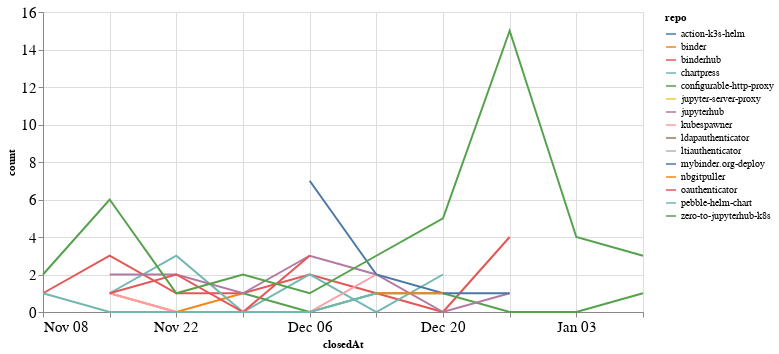

Source (notebook cell):
### Code cell
closed_by_time = closed_by.groupby('repo').resample('W', on='closedAt').count()['author'].reset_index()
closed_by_time = closed_by_time.rename(columns={'author': 'count'})

alt.Chart(closed_by_time, width=600).mark_line().encode(
    x='closedAt',
    y='count',
    color='repo',
    tooltip="repo"
)

### Figure 1 — Vega-Lite specification as saved in the notebook (floating-point values rounded to 4 significant figures)
{"config": {"axisLeft": {"labelFontSize": 15}, "axisBottom": {"labelFontSize": 15}}, "data": {"name": "data-fd17fe127480139bdfeb04821448e630"}, "mark": "line", "encoding": {"color": {"type": "nominal", "field": "repo"}, "tooltip": {"type": "nominal", "field": "repo"}, "x": {"type": "temporal", "field": "closedAt"}, "y": {"type": "quantitative", "field": "count"}}, "width": 600, "$schema": "https://vega.github.io/schema/vega-lite/v4.8.1.json", "datasets": {"data-fd17fe127480139bdfeb04821448e630": [{"repo": "action-k3s-helm", "closedAt": "2021-01-03T00:00:00", "count": 4}, {"repo": "binder", "closedAt": "2020-11-15T00:00:00", "count": 1}, {"repo": "binder", "closedAt": "2020-11-22T00:00:00", "count": 0}, {"repo": "binder", "closedAt": "2020-11-29T00:00:00", "count": 1}, {"repo": "binderhub", "closedAt": "2020-11-08T00:00:00", "count": 1}, {"repo": "binderhub", "closedAt": "2020-11-15T00:00:00", "count": 3}, {"repo": "binderhub", "closedAt": "2020-11-22T00:00:00", "count": 1}, {"repo": "binderhub", "closedAt": "2020-11-29T00:00:00", "count": 1}, {"repo": "binderhub", "closedAt": "2020-12-06T00:00:00", "count": 2}, {"repo": "binderhub", "closedAt": "2020-12-13T00:00:00", "count": 1}, {"repo": "binderhub", "closedAt": "2020-12-20T00:00:00", "count": 0}, {"repo": "binderhub", "closedAt": "2020-12-27T00:00:00", "count": 4}, {"repo": "chartpress", "closedAt": "2020-11-15T00:00:00", "count": 1}, {"repo": "chartpress", "closedAt": "2020-11-22T00:00:00", "count": 3}, {"repo": "chartpress", "closedAt": "2020-11-29T00:00:00", "count": 0}, {"repo": "chartpress", "closedAt": "2020-12-06T00:00:00", "count": 2}, {"repo": "chartpress", "closedAt": "2020-12-13T00:00:00", "count": 0}, {"repo": "chartpress", "closedAt": "2020-12-20T00:00:00", "count": 2}, {"repo": "configurable-http-proxy", "closedAt": "2020-11-29T00:00:00", "count": 1}, {"repo": "configurable-http-proxy", "closedAt": "2020-12-06T00:00:00", "count": 0}, {"repo": "configurable-http-proxy", "closedAt": "2020-12-13T00:00:00", "count": 1}, {"repo": "configurable-http-proxy", "closedAt": "2020-12-20T00:00:00", "count": 1}, {"repo": "configurable-http-proxy", "closedAt": "2020-12-27T00:00:00", "count": 0}, {"repo": "configurable-http-proxy", "closedAt": "2021-01-03T00:00:00", "count": 0}, {"repo": "configurable-http-proxy", "closedAt": "2021-01-10T00:00:00", "count": 1}, {"repo": "jupyter-server-proxy", "closedAt": "2021-01-10T00:00:00", "count": 2}, {"repo": "jupyterhub", "closedAt": "2020-11-15T00:00:00", "count": 2}, {"repo": "jupyterhub", "closedAt": "2020-11-22T00:00:00", "count": 2}, {"repo": "jupyterhub", "closedAt": "2020-11-29T00:00:00", "count": 1}, {"repo": "jupyterhub", "closedAt": "2020-12-06T00:00:00", "count": 3}, {"repo": "jupyterhub", "closedAt": "2020-12-13T00:00:00", "count": 2}, {"repo": "jupyterhub", "closedAt": "2020-12-20T00:00:00", "count": 0}, {"repo": "jupyterhub", "closedAt": "2020-12-27T00:00:00", "count": 1}, {"repo": "kubespawner", "closedAt": "2020-11-15T00:00:00", "count": 1}, {"repo": "kubespawner", "closedAt": "2020-11-22T00:00:00", "count": 0}, {"repo": "kubespawner", "closedAt": "2020-11-29T00:00:00", "count": 0}, {"repo": "kubespawner", "closedAt": "2020-12-06T00:00:00", "count": 0}, {"repo": "kubespawner", "closedAt": "2020-12-13T00:00:00", "count": 2}, {"repo": "ldapauthenticator", "closedAt": "2020-12-13T00:00:00", "count": 1}, {"repo": "ltiauthenticator", "closedAt": "2020-12-06T00:00:00", "count": 1}, {"repo": "mybinder.org-deploy", "closedAt": "2020-12-06T00:00:00", "count": 7}, {"repo": "mybinder.org-deploy", "closedAt": "2020-12-13T00:00:00", "count": 2}, {"repo": "mybinder.org-deploy", "closedAt": "2020-12-20T00:00:00", "count": 1}, {"repo": "mybinder.org-deploy", "closedAt": "2020-12-27T00:00:00", "count": 1}, {"repo": "nbgitpuller", "closedAt": "2020-12-13T00:00:00", "count": 1}, {"repo": "nbgitpuller", "closedAt": "2020-12-20T00:00:00", "count": 1}, {"repo": "oauthenticator", "closedAt": "2020-11-15T00:00:00", "count": 1}, {"repo": "oauthenticator", "closedAt": "2020-11-22T00:00:00", "count": 2}, {"repo": "oauthenticator", "closedAt": "2020-11-29T00:00:00", "count": 0}, {"repo": "oauthenticator", "closedAt": "2020-12-06T00:00:00", "count": 3}, {"repo": "pebble-helm-chart", "closedAt": "2020-11-08T00:00:00", "count": 1}, {"repo": "pebble-helm-chart", "closedAt": "2020-11-15T00:00:00", "count": 0}, {"repo": "pebble-helm-chart", "closedAt": "2020-11-22T00:00:00", "count": 0}, {"repo": "pebble-helm-chart", "closedAt": "2020-11-29T00:00:00", "count": 0}, {"repo": "pebble-helm-chart", "closedAt": "2020-12-06T00:00:00", "count": 0}, {"repo": "pebble-helm-chart", "closedAt": "2020-12-13T00:00:00", "count": 1}, {"repo": "zero-to-jupyterhub-k8s", "closedAt": "2020-11-08T00:00:00", "count": 2}, {"repo": "zero-to-jupyterhub-k8s", "closedAt": "2020-11-15T00:00:00", "count": 6}, {"repo": "zero-to-jupyterhub-k8s", "closedAt": "2020-11-22T00:00:00", "count": 1}, {"repo": "zero-to-jupyterhub-k8s", "closedAt": "2020-11-29T00:00:00", "count": 2}, {"repo": "zero-to-jupyterhub-k8s", "closedAt": "2020-12-06T00:00:00", "count": 1}, {"repo": "zero-to-jupyterhub-k8s", "closedAt": "2020-12-13T00:00:00", "count": 3}, {"repo": "zero-to-jupyterhub-k8s", "closedAt": "2020-12-20T00:00:00", "count": 5}, {"repo": "zero-to-jupyterhub-k8s", "closedAt": "2020-12-27T00:00:00", "count": 15}, {"repo": "zero-to-jupyterhub-k8s", "closedAt": "2021-01-03T00:00:00", "count": 4}, {"repo": "zero-to-jupyterhub-k8s", "closedAt": "2021-01-10T00:00:00", "count": 3}]}}
